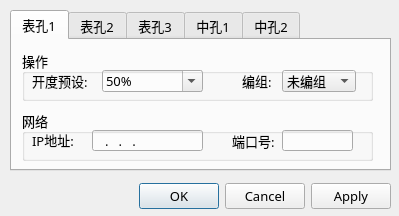
<?xml version="1.0" encoding="UTF-8"?>
<ui version="4.0">
 <class>CDialog_motes</class>
 <widget class="QDialog" name="CDialog_motes">
  <property name="geometry">
   <rect>
    <x>0</x>
    <y>0</y>
    <width>399</width>
    <height>216</height>
   </rect>
  </property>
  <property name="font">
   <font>
    <family>宋体</family>
    <pointsize>10</pointsize>
   </font>
  </property>
  <property name="windowTitle">
   <string>现地站</string>
  </property>
  <widget class="QDialogButtonBox" name="buttonBox">
   <property name="geometry">
    <rect>
     <x>50</x>
     <y>180</y>
     <width>341</width>
     <height>32</height>
    </rect>
   </property>
   <property name="orientation">
    <enum>Qt::Horizontal</enum>
   </property>
   <property name="standardButtons">
    <set>QDialogButtonBox::Apply|QDialogButtonBox::Cancel|QDialogButtonBox::Ok</set>
   </property>
  </widget>
  <widget class="QTabWidget" name="tabWidget">
   <property name="geometry">
    <rect>
     <x>10</x>
     <y>10</y>
     <width>381</width>
     <height>161</height>
    </rect>
   </property>
   <property name="currentIndex">
    <number>0</number>
   </property>
   <widget class="QWidget" name="mote_1">
    <attribute name="title">
     <string>表孔1</string>
    </attribute>
    <widget class="QLabel" name="label_ip_1">
     <property name="geometry">
      <rect>
       <x>20</x>
       <y>90</y>
       <width>54</width>
       <height>20</height>
      </rect>
     </property>
     <property name="text">
      <string>IP地址:</string>
     </property>
    </widget>
    <widget class="QLineEdit" name="lineEdit_ip_1">
     <property name="geometry">
      <rect>
       <x>80</x>
       <y>90</y>
       <width>111</width>
       <height>21</height>
      </rect>
     </property>
     <property name="inputMask">
      <string>000.000.000.000; </string>
     </property>
    </widget>
    <widget class="QLabel" name="label_port_1">
     <property name="geometry">
      <rect>
       <x>220</x>
       <y>90</y>
       <width>54</width>
       <height>21</height>
      </rect>
     </property>
     <property name="text">
      <string>端口号:</string>
     </property>
    </widget>
    <widget class="QLineEdit" name="lineEdit_port_1">
     <property name="geometry">
      <rect>
       <x>270</x>
       <y>90</y>
       <width>71</width>
       <height>21</height>
      </rect>
     </property>
    </widget>
    <widget class="QComboBox" name="comboBox_group_1">
     <property name="geometry">
      <rect>
       <x>270</x>
       <y>30</y>
       <width>74</width>
       <height>22</height>
      </rect>
     </property>
     <property name="editable">
      <bool>false</bool>
     </property>
     <property name="modelColumn">
      <number>0</number>
     </property>
     <item>
      <property name="text">
       <string>未编组</string>
      </property>
     </item>
     <item>
      <property name="text">
       <string>编组1</string>
      </property>
     </item>
     <item>
      <property name="text">
       <string>编组2</string>
      </property>
     </item>
     <item>
      <property name="text">
       <string>编组3</string>
      </property>
     </item>
     <item>
      <property name="text">
       <string>编组4</string>
      </property>
     </item>
     <item>
      <property name="text">
       <string>编组5</string>
      </property>
     </item>
    </widget>
    <widget class="QLabel" name="label_group_1">
     <property name="geometry">
      <rect>
       <x>230</x>
       <y>30</y>
       <width>41</width>
       <height>21</height>
      </rect>
     </property>
     <property name="text">
      <string>编组:</string>
     </property>
    </widget>
    <widget class="QLabel" name="label_open_1">
     <property name="geometry">
      <rect>
       <x>20</x>
       <y>30</y>
       <width>61</width>
       <height>21</height>
      </rect>
     </property>
     <property name="text">
      <string>开度预设:</string>
     </property>
    </widget>
    <widget class="QComboBox" name="comboBox_open_1">
     <property name="geometry">
      <rect>
       <x>90</x>
       <y>30</y>
       <width>101</width>
       <height>22</height>
      </rect>
     </property>
     <property name="editable">
      <bool>true</bool>
     </property>
     <property name="currentIndex">
      <number>5</number>
     </property>
     <item>
      <property name="text">
       <string>0%</string>
      </property>
     </item>
     <item>
      <property name="text">
       <string>10%</string>
      </property>
     </item>
     <item>
      <property name="text">
       <string>20%</string>
      </property>
     </item>
     <item>
      <property name="text">
       <string>30%</string>
      </property>
     </item>
     <item>
      <property name="text">
       <string>40%</string>
      </property>
     </item>
     <item>
      <property name="text">
       <string>50%</string>
      </property>
     </item>
     <item>
      <property name="text">
       <string>60%</string>
      </property>
     </item>
     <item>
      <property name="text">
       <string>70%</string>
      </property>
     </item>
     <item>
      <property name="text">
       <string>80%</string>
      </property>
     </item>
     <item>
      <property name="text">
       <string>90%</string>
      </property>
     </item>
     <item>
      <property name="text">
       <string>100%</string>
      </property>
     </item>
    </widget>
    <widget class="QGroupBox" name="groupBox_oper_1">
     <property name="geometry">
      <rect>
       <x>10</x>
       <y>10</y>
       <width>351</width>
       <height>51</height>
      </rect>
     </property>
     <property name="title">
      <string>操作</string>
     </property>
    </widget>
    <widget class="QGroupBox" name="groupBox_net_1">
     <property name="geometry">
      <rect>
       <x>10</x>
       <y>70</y>
       <width>351</width>
       <height>51</height>
      </rect>
     </property>
     <property name="title">
      <string>网络</string>
     </property>
    </widget>
   </widget>
   <widget class="QWidget" name="mote_2">
    <attribute name="title">
     <string>表孔2</string>
    </attribute>
    <widget class="QLineEdit" name="lineEdit_ip_2">
     <property name="geometry">
      <rect>
       <x>80</x>
       <y>90</y>
       <width>111</width>
       <height>21</height>
      </rect>
     </property>
     <property name="inputMask">
      <string>000.000.000.000; </string>
     </property>
    </widget>
    <widget class="QLabel" name="label_ip_2">
     <property name="geometry">
      <rect>
       <x>20</x>
       <y>90</y>
       <width>54</width>
       <height>20</height>
      </rect>
     </property>
     <property name="text">
      <string>IP地址:</string>
     </property>
    </widget>
    <widget class="QLabel" name="label_open_2">
     <property name="geometry">
      <rect>
       <x>20</x>
       <y>30</y>
       <width>61</width>
       <height>21</height>
      </rect>
     </property>
     <property name="text">
      <string>开度预设:</string>
     </property>
    </widget>
    <widget class="QLineEdit" name="lineEdit_port_2">
     <property name="geometry">
      <rect>
       <x>270</x>
       <y>90</y>
       <width>71</width>
       <height>21</height>
      </rect>
     </property>
    </widget>
    <widget class="QGroupBox" name="groupBox_oper_2">
     <property name="geometry">
      <rect>
       <x>10</x>
       <y>10</y>
       <width>351</width>
       <height>51</height>
      </rect>
     </property>
     <property name="title">
      <string>操作</string>
     </property>
    </widget>
    <widget class="QGroupBox" name="groupBox_net_2">
     <property name="geometry">
      <rect>
       <x>10</x>
       <y>70</y>
       <width>351</width>
       <height>51</height>
      </rect>
     </property>
     <property name="title">
      <string>网络</string>
     </property>
    </widget>
    <widget class="QComboBox" name="comboBox_group_2">
     <property name="geometry">
      <rect>
       <x>270</x>
       <y>30</y>
       <width>74</width>
       <height>22</height>
      </rect>
     </property>
     <property name="editable">
      <bool>false</bool>
     </property>
     <property name="modelColumn">
      <number>0</number>
     </property>
     <item>
      <property name="text">
       <string>未编组</string>
      </property>
     </item>
     <item>
      <property name="text">
       <string>编组1</string>
      </property>
     </item>
     <item>
      <property name="text">
       <string>编组2</string>
      </property>
     </item>
     <item>
      <property name="text">
       <string>编组3</string>
      </property>
     </item>
     <item>
      <property name="text">
       <string>编组4</string>
      </property>
     </item>
     <item>
      <property name="text">
       <string>编组5</string>
      </property>
     </item>
    </widget>
    <widget class="QComboBox" name="comboBox_open_2">
     <property name="geometry">
      <rect>
       <x>90</x>
       <y>30</y>
       <width>101</width>
       <height>22</height>
      </rect>
     </property>
     <property name="editable">
      <bool>true</bool>
     </property>
     <property name="currentIndex">
      <number>5</number>
     </property>
     <item>
      <property name="text">
       <string>0%</string>
      </property>
     </item>
     <item>
      <property name="text">
       <string>10%</string>
      </property>
     </item>
     <item>
      <property name="text">
       <string>20%</string>
      </property>
     </item>
     <item>
      <property name="text">
       <string>30%</string>
      </property>
     </item>
     <item>
      <property name="text">
       <string>40%</string>
      </property>
     </item>
     <item>
      <property name="text">
       <string>50%</string>
      </property>
     </item>
     <item>
      <property name="text">
       <string>60%</string>
      </property>
     </item>
     <item>
      <property name="text">
       <string>70%</string>
      </property>
     </item>
     <item>
      <property name="text">
       <string>80%</string>
      </property>
     </item>
     <item>
      <property name="text">
       <string>90%</string>
      </property>
     </item>
     <item>
      <property name="text">
       <string>100%</string>
      </property>
     </item>
    </widget>
    <widget class="QLabel" name="label_group_2">
     <property name="geometry">
      <rect>
       <x>230</x>
       <y>30</y>
       <width>41</width>
       <height>21</height>
      </rect>
     </property>
     <property name="text">
      <string>编组:</string>
     </property>
    </widget>
    <widget class="QLabel" name="label_port_2">
     <property name="geometry">
      <rect>
       <x>220</x>
       <y>90</y>
       <width>54</width>
       <height>21</height>
      </rect>
     </property>
     <property name="text">
      <string>端口号:</string>
     </property>
    </widget>
   </widget>
   <widget class="QWidget" name="mote_3">
    <attribute name="title">
     <string>表孔3</string>
    </attribute>
    <widget class="QLineEdit" name="lineEdit_ip_3">
     <property name="geometry">
      <rect>
       <x>80</x>
       <y>90</y>
       <width>111</width>
       <height>21</height>
      </rect>
     </property>
     <property name="inputMask">
      <string>000.000.000.000; </string>
     </property>
    </widget>
    <widget class="QLabel" name="label_ip_3">
     <property name="geometry">
      <rect>
       <x>20</x>
       <y>90</y>
       <width>54</width>
       <height>20</height>
      </rect>
     </property>
     <property name="text">
      <string>IP地址:</string>
     </property>
    </widget>
    <widget class="QLabel" name="label_open_3">
     <property name="geometry">
      <rect>
       <x>20</x>
       <y>30</y>
       <width>61</width>
       <height>21</height>
      </rect>
     </property>
     <property name="text">
      <string>开度预设:</string>
     </property>
    </widget>
    <widget class="QLineEdit" name="lineEdit_port_3">
     <property name="geometry">
      <rect>
       <x>270</x>
       <y>90</y>
       <width>71</width>
       <height>21</height>
      </rect>
     </property>
    </widget>
    <widget class="QGroupBox" name="groupBox_oper_3">
     <property name="geometry">
      <rect>
       <x>10</x>
       <y>10</y>
       <width>351</width>
       <height>51</height>
      </rect>
     </property>
     <property name="title">
      <string>操作</string>
     </property>
    </widget>
    <widget class="QGroupBox" name="groupBox_net_3">
     <property name="geometry">
      <rect>
       <x>10</x>
       <y>70</y>
       <width>351</width>
       <height>51</height>
      </rect>
     </property>
     <property name="title">
      <string>网络</string>
     </property>
    </widget>
    <widget class="QComboBox" name="comboBox_group_3">
     <property name="geometry">
      <rect>
       <x>270</x>
       <y>30</y>
       <width>74</width>
       <height>22</height>
      </rect>
     </property>
     <property name="editable">
      <bool>false</bool>
     </property>
     <property name="modelColumn">
      <number>0</number>
     </property>
     <item>
      <property name="text">
       <string>未编组</string>
      </property>
     </item>
     <item>
      <property name="text">
       <string>编组1</string>
      </property>
     </item>
     <item>
      <property name="text">
       <string>编组2</string>
      </property>
     </item>
     <item>
      <property name="text">
       <string>编组3</string>
      </property>
     </item>
     <item>
      <property name="text">
       <string>编组4</string>
      </property>
     </item>
     <item>
      <property name="text">
       <string>编组5</string>
      </property>
     </item>
    </widget>
    <widget class="QComboBox" name="comboBox_open_3">
     <property name="geometry">
      <rect>
       <x>90</x>
       <y>30</y>
       <width>101</width>
       <height>22</height>
      </rect>
     </property>
     <property name="editable">
      <bool>true</bool>
     </property>
     <property name="currentIndex">
      <number>5</number>
     </property>
     <item>
      <property name="text">
       <string>0%</string>
      </property>
     </item>
     <item>
      <property name="text">
       <string>10%</string>
      </property>
     </item>
     <item>
      <property name="text">
       <string>20%</string>
      </property>
     </item>
     <item>
      <property name="text">
       <string>30%</string>
      </property>
     </item>
     <item>
      <property name="text">
       <string>40%</string>
      </property>
     </item>
     <item>
      <property name="text">
       <string>50%</string>
      </property>
     </item>
     <item>
      <property name="text">
       <string>60%</string>
      </property>
     </item>
     <item>
      <property name="text">
       <string>70%</string>
      </property>
     </item>
     <item>
      <property name="text">
       <string>80%</string>
      </property>
     </item>
     <item>
      <property name="text">
       <string>90%</string>
      </property>
     </item>
     <item>
      <property name="text">
       <string>100%</string>
      </property>
     </item>
    </widget>
    <widget class="QLabel" name="label_group_3">
     <property name="geometry">
      <rect>
       <x>230</x>
       <y>30</y>
       <width>41</width>
       <height>21</height>
      </rect>
     </property>
     <property name="text">
      <string>编组:</string>
     </property>
    </widget>
    <widget class="QLabel" name="label_port_3">
     <property name="geometry">
      <rect>
       <x>220</x>
       <y>90</y>
       <width>54</width>
       <height>21</height>
      </rect>
     </property>
     <property name="text">
      <string>端口号:</string>
     </property>
    </widget>
   </widget>
   <widget class="QWidget" name="mote_4">
    <attribute name="title">
     <string>中孔1</string>
    </attribute>
    <widget class="QLineEdit" name="lineEdit_ip_4">
     <property name="geometry">
      <rect>
       <x>80</x>
       <y>90</y>
       <width>111</width>
       <height>21</height>
      </rect>
     </property>
     <property name="inputMask">
      <string>000.000.000.000; </string>
     </property>
    </widget>
    <widget class="QLabel" name="label_ip_4">
     <property name="geometry">
      <rect>
       <x>20</x>
       <y>90</y>
       <width>54</width>
       <height>20</height>
      </rect>
     </property>
     <property name="text">
      <string>IP地址:</string>
     </property>
    </widget>
    <widget class="QLabel" name="label_open_4">
     <property name="geometry">
      <rect>
       <x>20</x>
       <y>30</y>
       <width>61</width>
       <height>21</height>
      </rect>
     </property>
     <property name="text">
      <string>开度预设:</string>
     </property>
    </widget>
    <widget class="QLineEdit" name="lineEdit_port_4">
     <property name="geometry">
      <rect>
       <x>270</x>
       <y>90</y>
       <width>71</width>
       <height>21</height>
      </rect>
     </property>
    </widget>
    <widget class="QGroupBox" name="groupBox_oper_4">
     <property name="geometry">
      <rect>
       <x>10</x>
       <y>10</y>
       <width>351</width>
       <height>51</height>
      </rect>
     </property>
     <property name="title">
      <string>操作</string>
     </property>
    </widget>
    <widget class="QGroupBox" name="groupBox_net_4">
     <property name="geometry">
      <rect>
       <x>10</x>
       <y>70</y>
       <width>351</width>
       <height>51</height>
      </rect>
     </property>
     <property name="title">
      <string>网络</string>
     </property>
    </widget>
    <widget class="QComboBox" name="comboBox_group_4">
     <property name="geometry">
      <rect>
       <x>270</x>
       <y>30</y>
       <width>74</width>
       <height>22</height>
      </rect>
     </property>
     <property name="editable">
      <bool>false</bool>
     </property>
     <property name="modelColumn">
      <number>0</number>
     </property>
     <item>
      <property name="text">
       <string>未编组</string>
      </property>
     </item>
     <item>
      <property name="text">
       <string>编组1</string>
      </property>
     </item>
     <item>
      <property name="text">
       <string>编组2</string>
      </property>
     </item>
     <item>
      <property name="text">
       <string>编组3</string>
      </property>
     </item>
     <item>
      <property name="text">
       <string>编组4</string>
      </property>
     </item>
     <item>
      <property name="text">
       <string>编组5</string>
      </property>
     </item>
    </widget>
    <widget class="QComboBox" name="comboBox_open_4">
     <property name="geometry">
      <rect>
       <x>90</x>
       <y>30</y>
       <width>101</width>
       <height>22</height>
      </rect>
     </property>
     <property name="editable">
      <bool>true</bool>
     </property>
     <property name="currentIndex">
      <number>5</number>
     </property>
     <item>
      <property name="text">
       <string>0%</string>
      </property>
     </item>
     <item>
      <property name="text">
       <string>10%</string>
      </property>
     </item>
     <item>
      <property name="text">
       <string>20%</string>
      </property>
     </item>
     <item>
      <property name="text">
       <string>30%</string>
      </property>
     </item>
     <item>
      <property name="text">
       <string>40%</string>
      </property>
     </item>
     <item>
      <property name="text">
       <string>50%</string>
      </property>
     </item>
     <item>
      <property name="text">
       <string>60%</string>
      </property>
     </item>
     <item>
      <property name="text">
       <string>70%</string>
      </property>
     </item>
     <item>
      <property name="text">
       <string>80%</string>
      </property>
     </item>
     <item>
      <property name="text">
       <string>90%</string>
      </property>
     </item>
     <item>
      <property name="text">
       <string>100%</string>
      </property>
     </item>
    </widget>
    <widget class="QLabel" name="label_group_4">
     <property name="geometry">
      <rect>
       <x>230</x>
       <y>30</y>
       <width>41</width>
       <height>21</height>
      </rect>
     </property>
     <property name="text">
      <string>编组:</string>
     </property>
    </widget>
    <widget class="QLabel" name="label_port_4">
     <property name="geometry">
      <rect>
       <x>220</x>
       <y>90</y>
       <width>54</width>
       <height>21</height>
      </rect>
     </property>
     <property name="text">
      <string>端口号:</string>
     </property>
    </widget>
   </widget>
   <widget class="QWidget" name="mote_5">
    <attribute name="title">
     <string>中孔2</string>
    </attribute>
    <widget class="QLineEdit" name="lineEdit_ip_5">
     <property name="geometry">
      <rect>
       <x>80</x>
       <y>90</y>
       <width>111</width>
       <height>21</height>
      </rect>
     </property>
     <property name="inputMask">
      <string>000.000.000.000; </string>
     </property>
    </widget>
    <widget class="QLabel" name="label_ip_5">
     <property name="geometry">
      <rect>
       <x>20</x>
       <y>90</y>
       <width>54</width>
       <height>20</height>
      </rect>
     </property>
     <property name="text">
      <string>IP地址:</string>
     </property>
    </widget>
    <widget class="QLabel" name="label_open_5">
     <property name="geometry">
      <rect>
       <x>20</x>
       <y>30</y>
       <width>61</width>
       <height>21</height>
      </rect>
     </property>
     <property name="text">
      <string>开度预设:</string>
     </property>
    </widget>
    <widget class="QLineEdit" name="lineEdit_port_5">
     <property name="geometry">
      <rect>
       <x>270</x>
       <y>90</y>
       <width>71</width>
       <height>21</height>
      </rect>
     </property>
    </widget>
    <widget class="QGroupBox" name="groupBox_oper_5">
     <property name="geometry">
      <rect>
       <x>10</x>
       <y>10</y>
       <width>351</width>
       <height>51</height>
      </rect>
     </property>
     <property name="title">
      <string>操作</string>
     </property>
    </widget>
    <widget class="QGroupBox" name="groupBox_net_5">
     <property name="geometry">
      <rect>
       <x>10</x>
       <y>70</y>
       <width>351</width>
       <height>51</height>
      </rect>
     </property>
     <property name="title">
      <string>网络</string>
     </property>
    </widget>
    <widget class="QComboBox" name="comboBox_group_5">
     <property name="geometry">
      <rect>
       <x>270</x>
       <y>30</y>
       <width>74</width>
       <height>22</height>
      </rect>
     </property>
     <property name="editable">
      <bool>false</bool>
     </property>
     <property name="modelColumn">
      <number>0</number>
     </property>
     <item>
      <property name="text">
       <string>未编组</string>
      </property>
     </item>
     <item>
      <property name="text">
       <string>编组1</string>
      </property>
     </item>
     <item>
      <property name="text">
       <string>编组2</string>
      </property>
     </item>
     <item>
      <property name="text">
       <string>编组3</string>
      </property>
     </item>
     <item>
      <property name="text">
       <string>编组4</string>
      </property>
     </item>
     <item>
      <property name="text">
       <string>编组5</string>
      </property>
     </item>
    </widget>
    <widget class="QComboBox" name="comboBox_open_5">
     <property name="geometry">
      <rect>
       <x>90</x>
       <y>30</y>
       <width>101</width>
       <height>22</height>
      </rect>
     </property>
     <property name="editable">
      <bool>true</bool>
     </property>
     <property name="currentIndex">
      <number>5</number>
     </property>
     <item>
      <property name="text">
       <string>0%</string>
      </property>
     </item>
     <item>
      <property name="text">
       <string>10%</string>
      </property>
     </item>
     <item>
      <property name="text">
       <string>20%</string>
      </property>
     </item>
     <item>
      <property name="text">
       <string>30%</string>
      </property>
     </item>
     <item>
      <property name="text">
       <string>40%</string>
      </property>
     </item>
     <item>
      <property name="text">
       <string>50%</string>
      </property>
     </item>
     <item>
      <property name="text">
       <string>60%</string>
      </property>
     </item>
     <item>
      <property name="text">
       <string>70%</string>
      </property>
     </item>
     <item>
      <property name="text">
       <string>80%</string>
      </property>
     </item>
     <item>
      <property name="text">
       <string>90%</string>
      </property>
     </item>
     <item>
      <property name="text">
       <string>100%</string>
      </property>
     </item>
    </widget>
    <widget class="QLabel" name="label_group_5">
     <property name="geometry">
      <rect>
       <x>230</x>
       <y>30</y>
       <width>41</width>
       <height>21</height>
      </rect>
     </property>
     <property name="text">
      <string>编组:</string>
     </property>
    </widget>
    <widget class="QLabel" name="label_port_5">
     <property name="geometry">
      <rect>
       <x>220</x>
       <y>90</y>
       <width>54</width>
       <height>21</height>
      </rect>
     </property>
     <property name="text">
      <string>端口号:</string>
     </property>
    </widget>
   </widget>
  </widget>
 </widget>
 <tabstops>
  <tabstop>tabWidget</tabstop>
  <tabstop>comboBox_open_1</tabstop>
  <tabstop>comboBox_group_1</tabstop>
  <tabstop>lineEdit_ip_1</tabstop>
  <tabstop>lineEdit_port_1</tabstop>
  <tabstop>comboBox_open_2</tabstop>
  <tabstop>comboBox_group_2</tabstop>
  <tabstop>lineEdit_ip_2</tabstop>
  <tabstop>lineEdit_port_2</tabstop>
  <tabstop>comboBox_open_3</tabstop>
  <tabstop>comboBox_group_3</tabstop>
  <tabstop>lineEdit_ip_3</tabstop>
  <tabstop>lineEdit_port_3</tabstop>
  <tabstop>comboBox_open_4</tabstop>
  <tabstop>comboBox_group_4</tabstop>
  <tabstop>lineEdit_ip_4</tabstop>
  <tabstop>lineEdit_port_4</tabstop>
  <tabstop>comboBox_open_5</tabstop>
  <tabstop>comboBox_group_5</tabstop>
  <tabstop>lineEdit_ip_5</tabstop>
  <tabstop>lineEdit_port_5</tabstop>
  <tabstop>buttonBox</tabstop>
 </tabstops>
 <resources/>
 <connections>
  <connection>
   <sender>buttonBox</sender>
   <signal>accepted()</signal>
   <receiver>CDialog_motes</receiver>
   <slot>accept()</slot>
   <hints>
    <hint type="sourcelabel">
     <x>248</x>
     <y>254</y>
    </hint>
    <hint type="destinationlabel">
     <x>157</x>
     <y>274</y>
    </hint>
   </hints>
  </connection>
  <connection>
   <sender>buttonBox</sender>
   <signal>rejected()</signal>
   <receiver>CDialog_motes</receiver>
   <slot>reject()</slot>
   <hints>
    <hint type="sourcelabel">
     <x>316</x>
     <y>260</y>
    </hint>
    <hint type="destinationlabel">
     <x>286</x>
     <y>274</y>
    </hint>
   </hints>
  </connection>
 </connections>
</ui>
